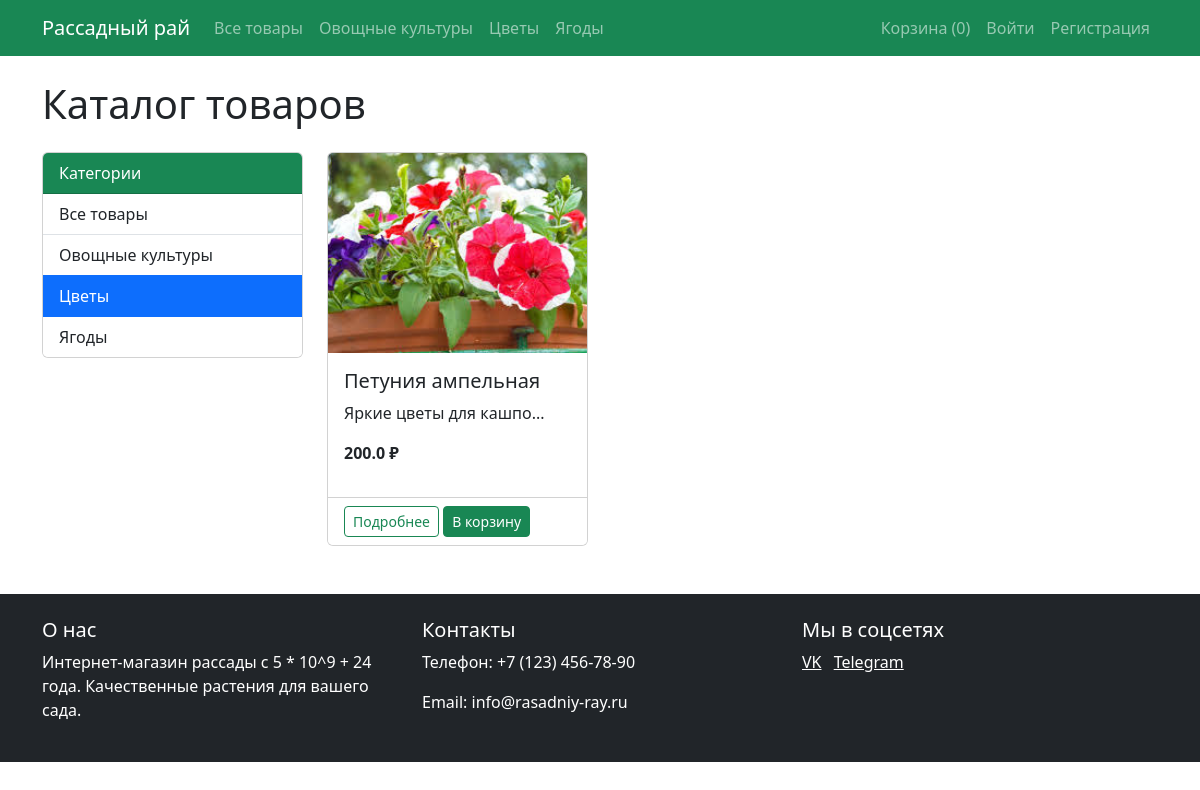
Page /products?category_id=2 on the committed database.
### models.py (models this page shows)
class Category(db.Model):
    id = db.Column(db.Integer, primary_key=True)
    name = db.Column(db.String(100), nullable=False)
    products = db.relationship('Product', backref='category', lazy=True)

class Product(db.Model):
    id = db.Column(db.Integer, primary_key=True)
    name = db.Column(db.String(100), nullable=False)
    description = db.Column(db.Text)
    price = db.Column(db.Float, nullable=False)
    category_id = db.Column(db.Integer, db.ForeignKey('category.id'), nullable=False)
    image = db.Column(db.String(100))
    order_items = db.relationship('OrderItem', backref='product', lazy=True)

### app.py (the view)
@app.route('/products')
def products():
    category_id = request.args.get('category_id')
    if category_id:
        products = Product.query.filter_by(category_id=category_id).all()
    else:
        products = Product.query.all()
    categories = Category.query.all()
    return render_template('products.html', products=products, categories=categories)

### app.py (called while the page is built)
@app.before_request
def fix_cart():
    if 'cart' in session and not isinstance(session['cart'], dict):
        session.pop('cart', None)

### templates/products.html (shortened to what this page needs)
{% extends "base.html" %}
{% block content %}
<h1 class="mb-4">Каталог товаров</h1>
<div class="row">
    <div class="col-md-3">
        <div class="card mb-4">
            <div class="card-header bg-success text-white">
                Категории
            </div>
            <div class="list-group list-group-flush">
                <a href="{{ url_for('products') }}" class="list-group-item list-group-item-action {% if not request.args.get('category_id') %}active{% endif %}">Все товары</a>
                {% for category in categories %}
                <a href="{{ url_for('products', category_id=category.id) }}" class="list-group-item list-group-item-action {% if request.args.get('category_id')|int == category.id %}active{% endif %}">
                    {{ category.name }}
                </a>
                {% endfor %}
            </div>
        </div>
    </div>
    <div class="col-md-9">
        <div class="row">
            {% for product in products %}
            <div class="col-md-4 mb-4">
                <div class="card h-100">
                    <img src="{{ url_for('static', filename='images/' + product.image) }}" class="card-img-top" alt="{{ product.name }}">
                    <div class="card-body">
                        <h5 class="card-title">{{ product.name }}</h5>
                        <p class="card-text">{{ product.description[:50] }}...</p>
                        <p class="fw-bold">{{ product.price }} ₽</p>
                    </div>
                    <div class="card-footer bg-white">
                        <a href="{{ url_for('product', product_id=product.id) }}" class="btn btn-sm btn-outline-success">Подробнее</a>
                        <form action="{{ url_for('add_to_cart', product_id=product.id) }}" method="POST" class="d-inline">
                            <button type="submit" class="btn btn-sm btn-success">В корзину</button>
                        </form>
                    </div>
                </div>
            </div>
            {% else %}
            <div class="col-12">
                <div class="alert alert-info">Товары не найдены</div>
            </div>
            {% endfor %}
        </div>
    </div>
</div>
{% endblock %}

### templates/base.html (shortened to what this page needs)
<!DOCTYPE html>
<html lang="ru">
<head>
    <link rel="stylesheet" href="{{ url_for('static', filename='css/style.css') }}">
    <link href="https://cdn.jsdelivr.net/npm/bootstrap@5.3.0/dist/css/bootstrap.min.css" rel="stylesheet">
</head>
<body>
    <header>
        <nav class="navbar navbar-expand-lg navbar-dark bg-success">
            <div class="container">
                <a class="navbar-brand" href="{{ url_for('index') }}">Рассадный рай</a>
                <div class="collapse navbar-collapse" id="navbarNav">
                    <ul class="navbar-nav me-auto">
                        <li class="nav-item">
                            <a class="nav-link" href="{{ url_for('products') }}">Все товары</a>
                        </li>
                        {% for category in categories %}
                        <li class="nav-item">
                            <a class="nav-link" href="{{ url_for('products', category_id=category.id) }}">{{ category.name }}</a>
                        </li>
                        {% endfor %}
                    </ul>
                    <ul class="navbar-nav">
                        <li class="nav-item">
                            <a class="nav-link" href="{{ url_for('cart') }}">
                                Корзина ({{ session.get('cart', {})|length }})
                            </a>
                        </li>
                        {% if current_user.is_authenticated %}
                        {% if current_user.is_admin %}
                        <li class="nav-item">
                            <a class="nav-link" href="{{ url_for('admin_products') }}">Админка</a>
                        </li>
                        {% endif %}
                        <li class="nav-item dropdown">
                            <a class="nav-link dropdown-toggle" href="#" role="button" data-bs-toggle="dropdown">
                                {{ current_user.username }}
                            </a>
                            <ul class="dropdown-menu">
                                <li><a class="dropdown-item" href="#">Мои заказы</a></li>
                                <li><hr class="dropdown-divider"></li>
                                <li><a class="dropdown-item" href="{{ url_for('logout') }}">Выйти</a></li>
                            </ul>
                        </li>
                    {% else %}
                        <li class="nav-item">
                            <a class="nav-link" href="{{ url_for('login') }}">Войти</a>
                        </li>
                        <li class="nav-item">
                            <a class="nav-link" href="{{ url_for('register') }}">Регистрация</a>
                        </li>
                    {% endif %}
                </ul>
                </div>
            </div>
        </nav>
    </header>
    <main class="container my-4">
        {% block content %}{% endblock %}
    </main>
    <footer class="bg-dark text-white py-4 mt-4">
        <div class="container">
            <div class="row">
                <div class="col-md-4">
                    <h5>О нас</h5>
                    <p>Интернет-магазин рассады с 5 * 10^9 + 24 года. Качественные растения для вашего сада.</p>
                </div>
                <div class="col-md-4">
                    <h5>Контакты</h5>
                    <p>Телефон: +7 (123) 456-78-90</p>
                    <p>Email: info@rasadniy-ray.ru</p>
                </div>
                <div class="col-md-4">
                    <h5>Мы в соцсетях</h5>
                    <a href="https://vk.com/id533626252?from=search" class="text-white me-2">VK</a>
                    <a href="https://t.me/art72ru" class="text-white me-2">Telegram</a>
                </div>
            </div>
        </div>
    </footer>
</body>
</html>

### static/css/style.css (style rules this page uses)
body { font-family: 'Segoe UI', Tahoma, Geneva, Verdana, sans-serif; background-color: #f8f9fa; }
.card { transition: transform 0.2s; }
.card-img-top { height: 200px; object-fit: cover; }
footer { margin-top: 3rem; }

### rows in the picture
Category: name "Овощные культуры"
Category: name "Цветы"
Category: name "Ягоды"
Product: image (picture), name "Петуния ампельная", description "Яркие цветы для кашпо", price "200.0"

### other values in the picture
{{ session.get('cart', {})|length }} "0"
